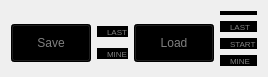
  <widget class="QWidget" name="gridLayoutWidget_3">
   <property name="geometry">
    <rect>
     <x>1010</x>
     <y>370</y>
     <width>211</width>
     <height>57</height>
    </rect>
   </property>
   <layout class="QGridLayout" name="Choose_save_or_load">
    <item row="1" column="0">
     <widget class="QPushButton" name="save">
      <property name="cursor">
       <cursorShape>PointingHandCursor</cursorShape>
      </property>
      <property name="styleSheet">
       <string notr="true">QPushButton{
  background-color: black;
  color: gray;
  width: 55px;
  height: 30px;
}

QPushButton:hover {
  background-color: silver;
}

QPushButton:pressed {
  background-color: white;
}</string>
      </property>
      <property name="text">
       <string>Save</string>
      </property>
     </widget>
    </item>
    <item row="1" column="1">
     <layout class="QVBoxLayout" name="Choose_save">
      <item>
       <widget class="QRadioButton" name="save_to_last">
        <property name="cursor">
         <cursorShape>PointingHandCursor</cursorShape>
        </property>
        <property name="styleSheet">
         <string notr="true">QRadioButton{
  spacing: 2;
  background-color: black;
  color: gray;
  font-size: 8px;
  font-weight: normal;
}

QRadioButton::indicator {
  width: 8px;
  height: 8px;
}

QRadioButton:pressed {
    color: green;
}</string>
        </property>
        <property name="text">
         <string>LAST</string>
        </property>
       </widget>
      </item>
      <item>
       <widget class="QRadioButton" name="save_to_mine">
        <property name="cursor">
         <cursorShape>PointingHandCursor</cursorShape>
        </property>
        <property name="styleSheet">
         <string notr="true">QRadioButton{
  spacing: 2;
  background-color: black;
  color: gray;
  font-size: 8px;
  font-weight: normal;
}

QRadioButton::indicator {
  width: 8px;
  height: 8px;
}

QRadioButton:pressed {
    color: green;
}</string>
        </property>
        <property name="text">
         <string>MINE</string>
        </property>
       </widget>
      </item>
     </layout>
    </item>
    <item row="1" column="2">
     <widget class="QPushButton" name="load">
      <property name="cursor">
       <cursorShape>PointingHandCursor</cursorShape>
      </property>
      <property name="styleSheet">
       <string notr="true">QPushButton{
  background-color: black;
  color: gray;
  width: 55px;
  height: 30px;
}

QPushButton:hover {
  background-color: silver;
}

QPushButton:pressed {
  background-color: white;
}</string>
      </property>
      <property name="text">
       <string>Load</string>
      </property>
     </widget>
    </item>
    <item row="1" column="3">
     <layout class="QVBoxLayout" name="Choose_load">
      <item>
       <widget class="QRadioButton" name="load_from_last">
        <property name="cursor">
         <cursorShape>PointingHandCursor</cursorShape>
        </property>
        <property name="styleSheet">
         <string notr="true">QRadioButton{
  spacing: 2;
  background-color: black;
  color: gray;
  font-size: 8px;
  font-weight: normal;
}

QRadioButton::indicator {
  width: 8px;
  height: 8px;
}

QRadioButton:pressed {
    color: green;
}</string>
        </property>
        <property name="text">
         <string>LAST</string>
        </property>
       </widget>
      </item>
      <item>
       <widget class="QRadioButton" name="load_from_start">
        <property name="cursor">
         <cursorShape>PointingHandCursor</cursorShape>
        </property>
        <property name="styleSheet">
         <string notr="true">QRadioButton{
  spacing: 2;
  background-color: black;
  color: gray;
  font-size: 8px;
  font-weight: normal;
}

QRadioButton::indicator {
  width: 8px;
  height: 8px;
}

QRadioButton:pressed {
    color: green;
}</string>
        </property>
        <property name="text">
         <string>START</string>
        </property>
       </widget>
      </item>
      <item>
       <widget class="QRadioButton" name="load_from_mine">
        <property name="cursor">
         <cursorShape>PointingHandCursor</cursorShape>
        </property>
        <property name="styleSheet">
         <string notr="true">QRadioButton{
  spacing: 2;
  background-color: black;
  color: gray;
  font-size: 8px;
  font-weight: normal;
}

QRadioButton::indicator {
  width: 8px;
  height: 8px;
}

QRadioButton:pressed {
    color: green;
}</string>
        </property>
        <property name="text">
         <string>MINE</string>
        </property>
       </widget>
      </item>
     </layout>
    </item>
    <item row="0" column="3">
     <widget class="QRadioButton" name="nothing">
      <property name="cursor">
       <cursorShape>PointingHandCursor</cursorShape>
      </property>
      <property name="styleSheet">
       <string notr="true">QRadioButton{
  spacing: 2;
  background-color: black;
  font-size: 2px;
  font-weight: normal;
}

QRadioButton::indicator {
  background-color:  black;
  width: 2px;
  height: 2px;
}

 QRadioButton::indicator:checked {
  background-color:  black;
  color: black;
 }

QRadioButton::indicator:unchecked {
  background-color:  black;
  color: black;
 }

QRadioButton:pressed {
    color: black;
}</string>
      </property>
      <property name="text">
       <string>None</string>
      </property>
     </widget>
    </item>
   </layout>
  </widget>
